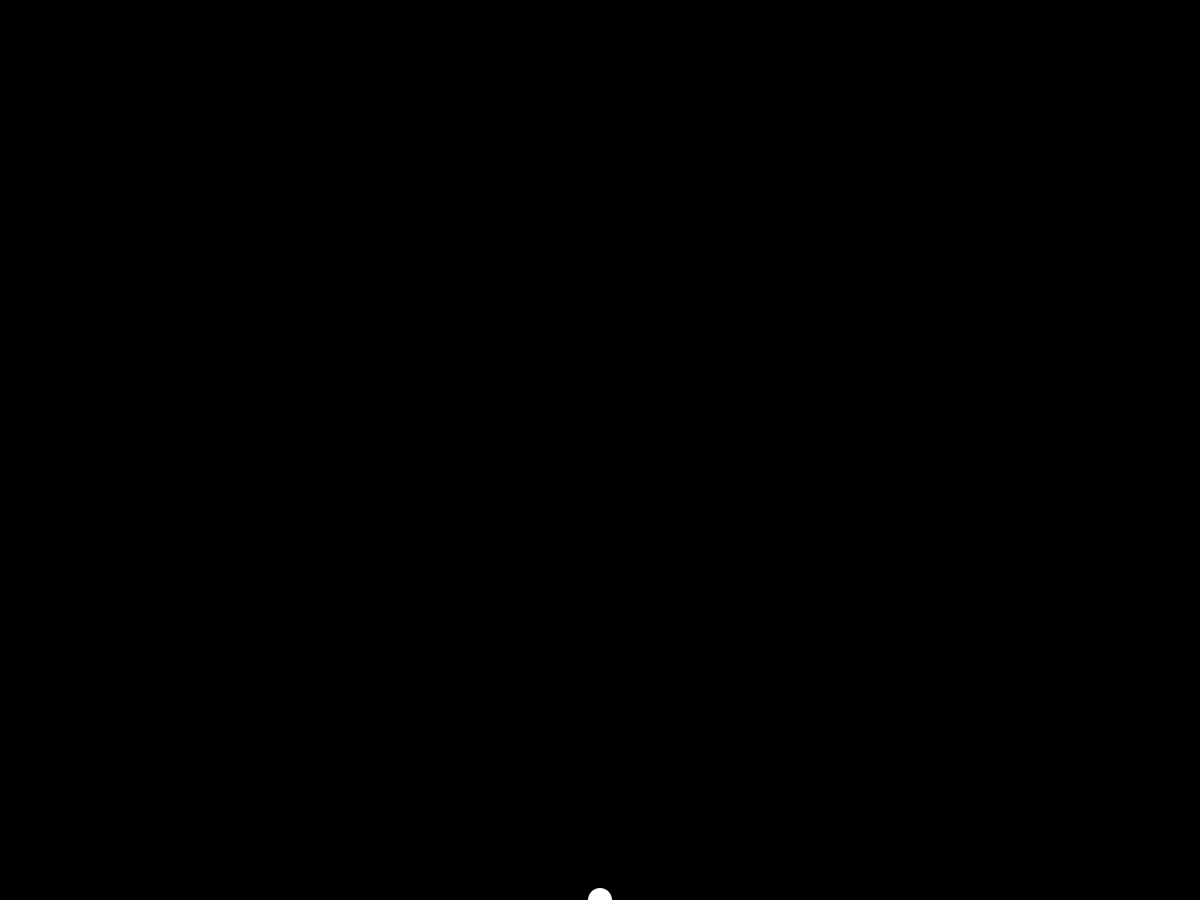
Frame 1 (no input)
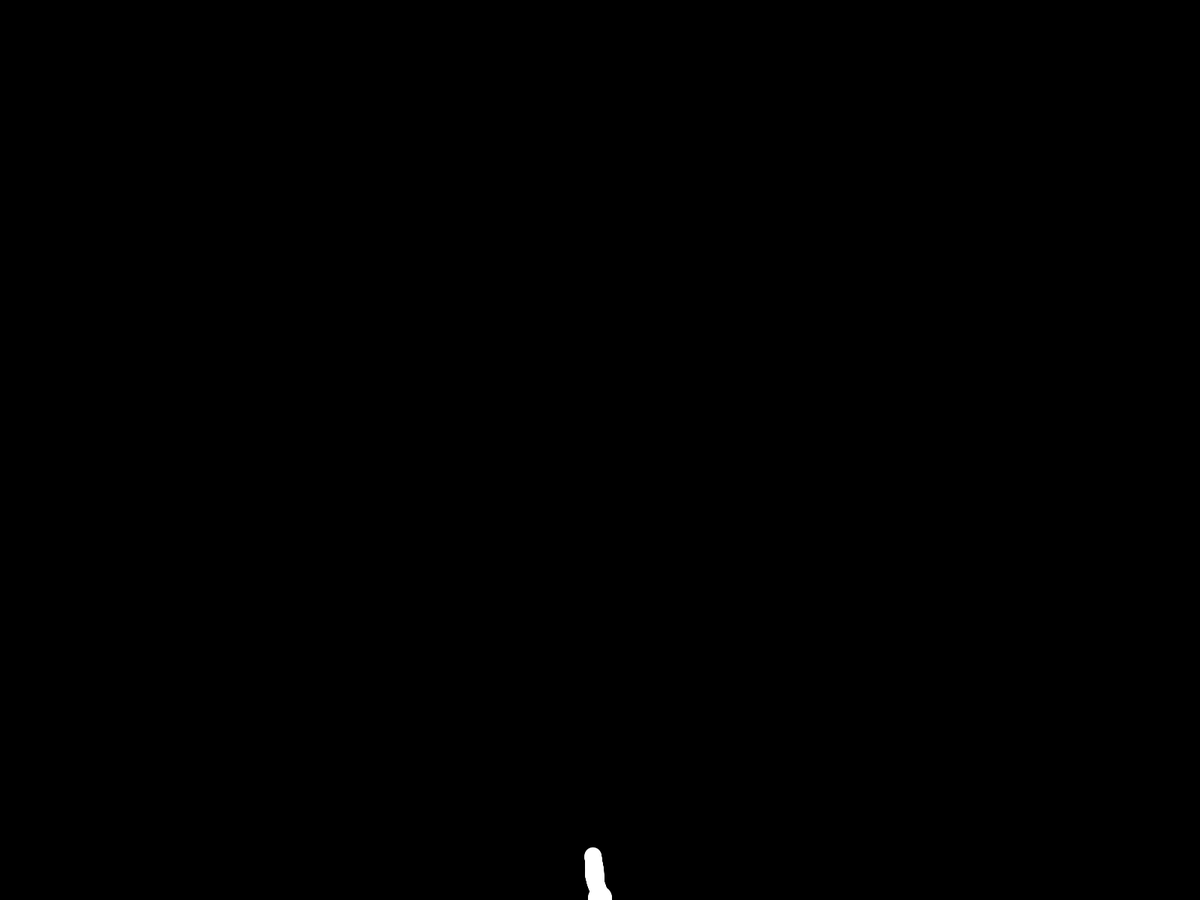
Frame 60 (the mouse pressed at the canvas centre just before this capture)
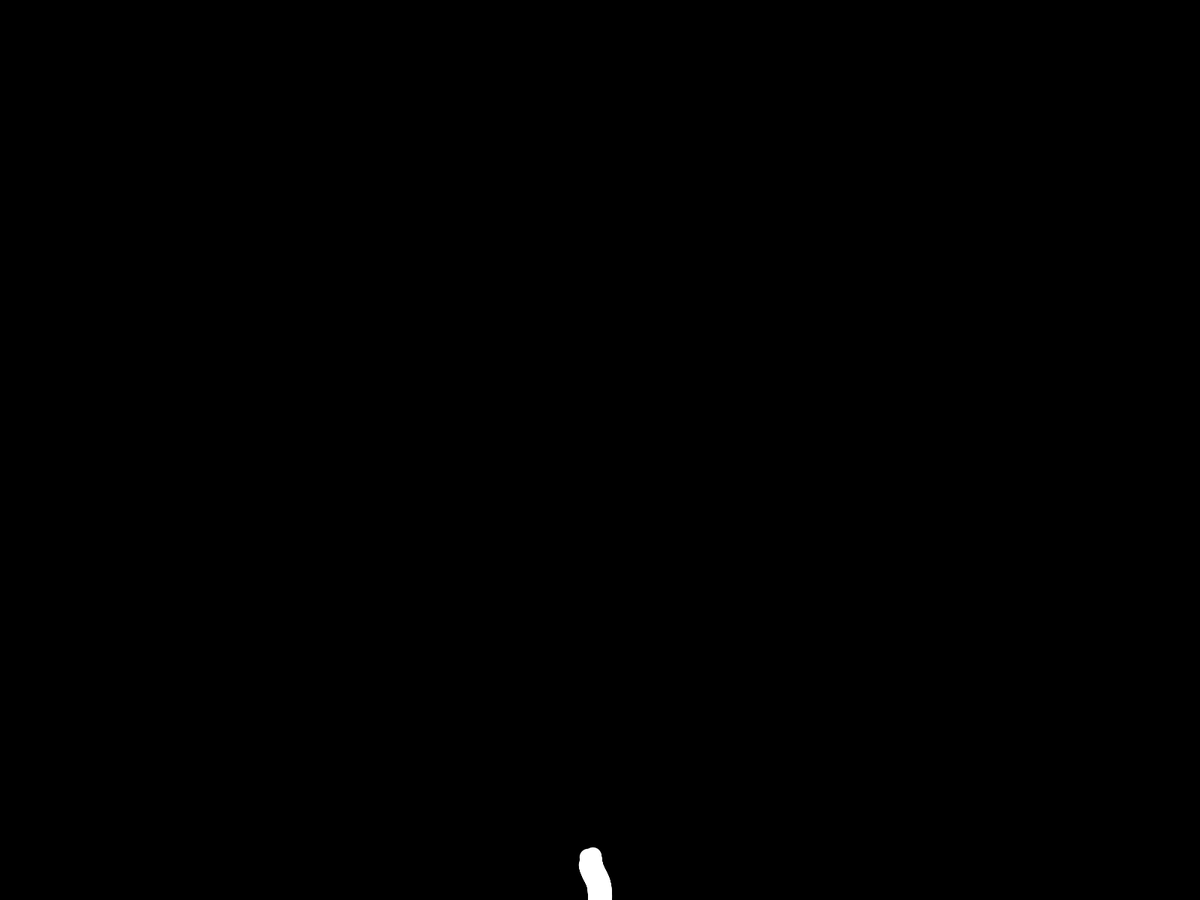
Frame 120 (the mouse held since frame 60 and released just before this capture)

The Processing sketch that drew these frames (run headless with seeded random() and noise(); from frame 60 on, the mouse is pressed at the canvas centre):

// Processing sketch: processing_157838
// ── processing_157838.pde

class pathfinder {
  PVector location;
  PVector velocity;
  float diameter;
  pathfinder() {
    location = new PVector(width/2, height);
    velocity = new PVector(0, -1);
    diameter = 32;
  }
  pathfinder(pathfinder parent) {
    location = parent.location.get();
    velocity = parent.velocity.get();
    float area = PI*sq(parent.diameter/2);
    float newDiam = sqrt(area/2/PI)*2;
    diameter = newDiam;
    parent.diameter = newDiam;
  }
  void update() {
    if (diameter>0.5) {
      location.add(velocity);
      PVector bump = new PVector(random(-1, 1), random(-1, 1));
      bump.mult(0.1);
      velocity.add(bump);
      velocity.normalize();
      if (random(0, 1)<0.02) {
        paths = (pathfinder[]) append(paths, new pathfinder(this));
      }
    }
  }
}
pathfinder[] paths;
void setup() {
  size(1600, 1200);
  background(0);
  ellipseMode(CENTER);
  fill(255);
  noStroke();
  smooth();
  paths = new pathfinder[1];
  paths[0] = new pathfinder();
}
void draw() {
  for (int i=0;i<paths.length;i++) {
    PVector loc = paths[i].location;
    float diam = paths[i].diameter;
    ellipse(loc.x, loc.y, diam, diam);
    paths[i].update();
  }
}
void mousePressed() {
  background(0);
  paths = new pathfinder[1];
  paths[0] = new pathfinder();
}
